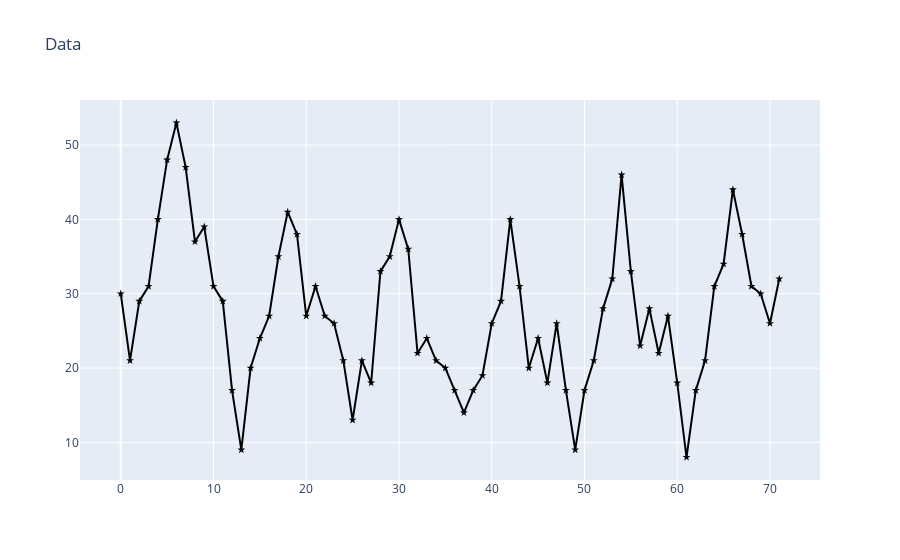

The notebook cell saved with this chart:
### Markdown cell above
### Generate the data for modeling

### Code cell
# prepare the data
data = np.asarray([30,21,29,31,40,48,53,47,37,39,31,29,17,9,20,24,27,35,41,38,27,31,27,26,21,13,
                   21,18,33,35,40,36,22,24,21,20,17,14,17,19,26,29,40,31,20,24,18,26,17,9,17,21,
                   28,32,46,33,23,28,22,27,18,8,17,21,31,34,44,38,31,30,26,32])
n = len(data)
print(n)
# plot the data
fig = go.Figure(data=[go.Scatter(x=list(range(n)), y=data, mode='markers+lines',line={'color':'black'},
                                 marker={'color':'black', 'symbol':'star'})], layout=go.Layout({'title':'Data'}))
plyoff.iplot(fig)

### Figure 1 — Plotly figure (JSON) as saved in the notebook; plotly's stock layout.template omitted (floating-point values rounded to 4 significant figures)
{"data": [{"line": {"color": "black"}, "marker": {"color": "black", "symbol": "star"}, "mode": "markers+lines", "type": "scatter", "x": [0, 1, 2, 3, 4, 5, 6, 7, 8, 9, 10, 11, 12, 13, 14, 15, 16, 17, 18, 19, 20, 21, 22, 23, 24, 25, 26, 27, 28, 29, 30, 31, 32, 33, 34, 35, 36, 37, 38, 39, 40, 41, 42, 43, 44, 45, 46, 47, 48, 49, 50, 51, 52, 53, 54, 55, 56, 57, 58, 59, 60, 61, 62, 63, 64, 65, 66, 67, 68, 69, 70, 71], "y": [30, 21, 29, 31, 40, 48, 53, 47, 37, 39, 31, 29, 17, 9, 20, 24, 27, 35, 41, 38, 27, 31, 27, 26, 21, 13, 21, 18, 33, 35, 40, 36, 22, 24, 21, 20, 17, 14, 17, 19, 26, 29, 40, 31, 20, 24, 18, 26, 17, 9, 17, 21, 28, 32, 46, 33, 23, 28, 22, 27, 18, 8, 17, 21, 31, 34, 44, 38, 31, 30, 26, 32]}], "layout": {"autosize": true, "title": {"text": "Data"}, "xaxis": {"autorange": true, "range": [-4.395, 75.39], "type": "linear"}, "yaxis": {"autorange": true, "range": [4.704, 56.3], "type": "linear"}}}
